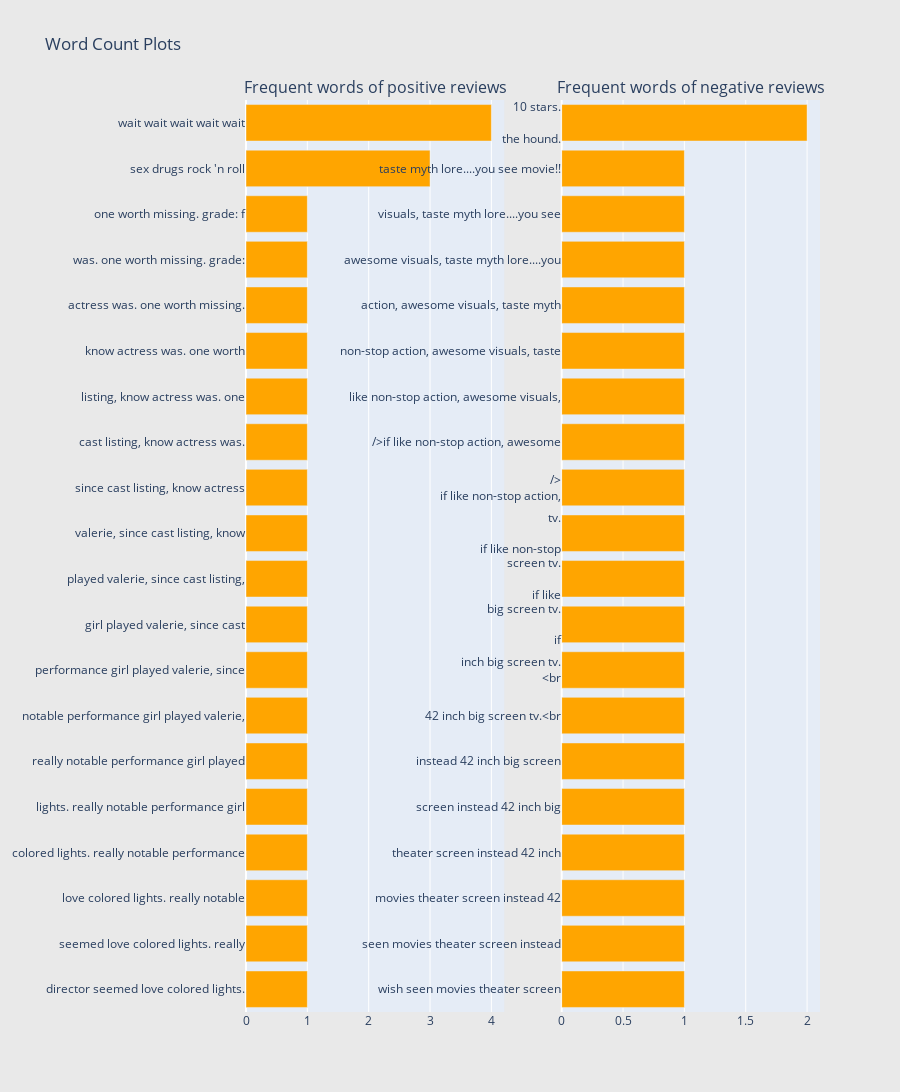

Write notebook code for a chart like this one.
### Code cell
#Lets fo a Penta-Gram analysis to get an idea how the vectorization will be performed
print("Penta-gram analysis")
freq_train_df_zero=create_dict(train_df_zero[:200],5)
#print(freq_train_df_zero)
trace_zero=create_new_df(freq_train_df_zero)
freq_train_df_ones=create_dict(train_df_ones[:200],5)
#print(freq_train_df_zero)
trace_ones=create_new_df(freq_train_df_ones)
plot_grams(trace_zero,trace_ones)

### Figure 1 — Plotly figure (JSON) as saved in the notebook; plotly's stock layout.template omitted (floating-point values rounded to 4 significant figures)
{"data": [{"marker": {"color": "orange"}, "orientation": "h", "showlegend": false, "type": "bar", "x": [1, 1, 1, 1, 1, 1, 1, 1, 1, 1, 1, 1, 1, 1, 1, 1, 1, 1, 3, 4], "xaxis": "x", "y": ["director seemed love colored lights.", "seemed love colored lights. really", "love colored lights. really notable", "colored lights. really notable performance", "lights. really notable performance girl", "really notable performance girl played", "notable performance girl played valerie,", "performance girl played valerie, since", "girl played valerie, since cast", "played valerie, since cast listing,", "valerie, since cast listing, know", "since cast listing, know actress", "cast listing, know actress was.", "listing, know actress was. one", "know actress was. one worth", "actress was. one worth missing.", "was. one worth missing. grade:", "one worth missing. grade: f", "sex drugs rock 'n roll", "wait wait wait wait wait"], "yaxis": "y"}, {"marker": {"color": "orange"}, "orientation": "h", "showlegend": false, "type": "bar", "x": [1, 1, 1, 1, 1, 1, 1, 1, 1, 1, 1, 1, 1, 1, 1, 1, 1, 1, 1, 2], "xaxis": "x2", "y": ["wish seen movies theater screen", "seen movies theater screen instead", "movies theater screen instead 42", "theater screen instead 42 inch", "screen instead 42 inch big", "instead 42 inch big screen", "42 inch big screen tv.<br", "inch big screen tv.<br /><br", "big screen tv.<br /><br />if", "screen tv.<br /><br />if like", "tv.<br /><br />if like non-stop", "/><br />if like non-stop action,", "/>if like non-stop action, awesome", "like non-stop action, awesome visuals,", "non-stop action, awesome visuals, taste", "action, awesome visuals, taste myth", "awesome visuals, taste myth lore....you", "visuals, taste myth lore....you see", "taste myth lore....you see movie!!", "10 stars.<br /><br />the hound."], "yaxis": "y2"}], "layout": {"annotations": [{"font": {"size": 16}, "showarrow": false, "text": "Frequent words of positive reviews", "x": 0.225, "xanchor": "center", "xref": "paper", "y": 1, "yanchor": "bottom", "yref": "paper"}, {"font": {"size": 16}, "showarrow": false, "text": "Frequent words of negative reviews", "x": 0.775, "xanchor": "center", "xref": "paper", "y": 1, "yanchor": "bottom", "yref": "paper"}], "height": 1200, "paper_bgcolor": "rgb(233,233,233)", "title": {"text": "Word Count Plots"}, "width": 900, "xaxis": {"anchor": "y", "domain": [0, 0.45]}, "xaxis2": {"anchor": "y2", "domain": [0.55, 1]}, "yaxis": {"anchor": "x", "domain": [0, 1]}, "yaxis2": {"anchor": "x2", "domain": [0, 1]}}}
